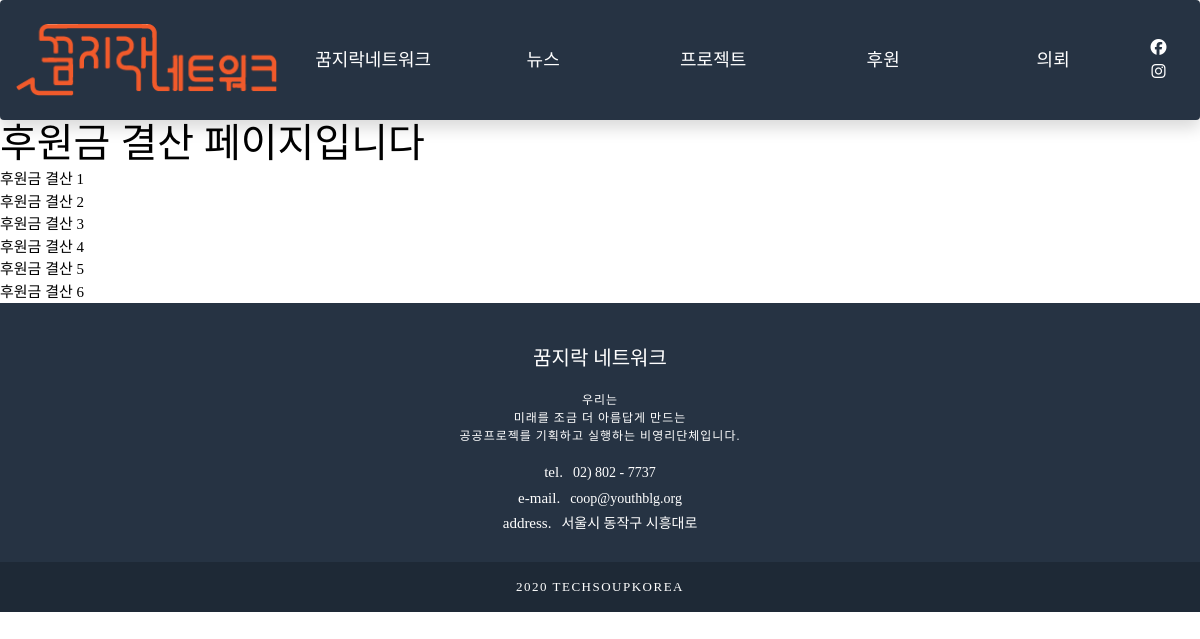
Before: /donat_report/ with the older database file.
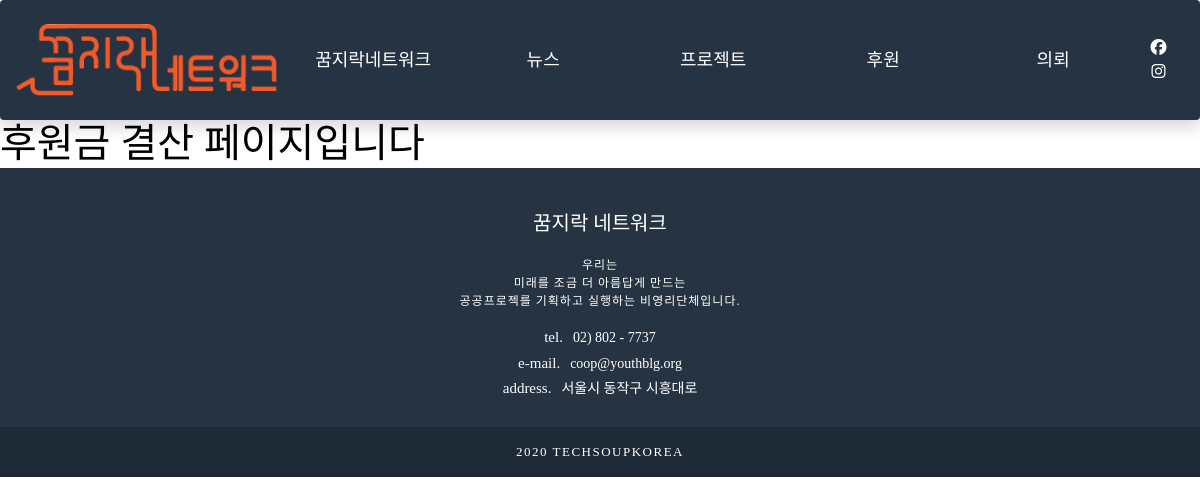
After: the same page with the newer database file.
### community/models.py (models this page shows, shortened)
class Donations_Report(models.Model):
    postname = models.CharField(max_length=50)
    mainphoto = models.ImageField(blank=True, null=True)
    contents = models.TextField()

### community/views.py (the view)
# urls.py: path('donat_report/', views.donat_report),
def donat_report(request):
    donatlist = Donations_Report.objects.all()
    return render(request, 'donat_report.html', {'donatlist':donatlist})

### community/templates/donat_report.html
{% extends 'base.html' %}
{% block content %}
<div class="wrap">
    <div class="board">
        <div class="board_container" style='color:black'>
            <h1 style='color:black'>후원금 결산 페이지입니다</h1>
            <table>
                {% for list in donatlist %}
                    <ul>
                        <li><a href="{{list.pk}}/" style='color:black'>{{list.postname}}</a></li>
                    </ul>
                {% endfor %}
                </table>
        </div>
    </div>
</div>
{% endblock %}

Changed rows visible on the page:
removed Donations_Report: postname "후원금 결산 1"
removed Donations_Report: postname "후원금 결산 2"
removed Donations_Report: postname "후원금 결산 3"
removed Donations_Report: postname "후원금 결산 4"
removed Donations_Report: postname "후원금 결산 5"
removed Donations_Report: postname "후원금 결산 6"
